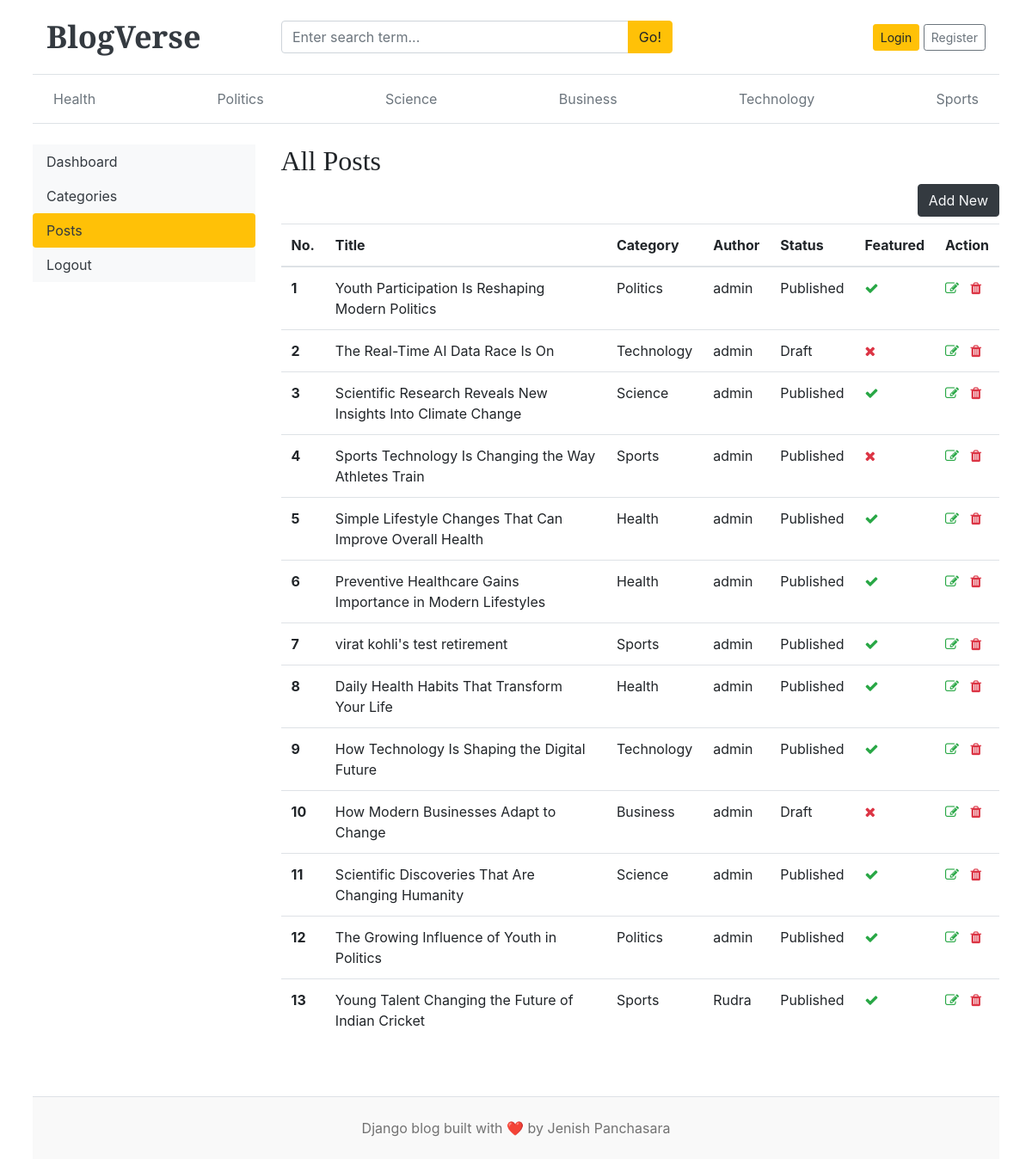
The app's page /dashboard/posts/ with its own data.
### app/models.py (models this page shows, shortened)
class Category(models.Model):
    category_name = models.CharField(max_length=50,unique=True)
    created_at = models.DateTimeField(auto_now_add=True)
    updated_at = models.DateTimeField(auto_now=True)
    class Meta:
        verbose_name_plural = 'categories'
    def __str__(self):
        return self.category_name

class Blog(models.Model):
    title = models.CharField(max_length=100)
    slug = models.SlugField(max_length=150,unique=True, blank=True)
    category = models.ForeignKey(Category,on_delete=models.CASCADE)
    author = models.ForeignKey(User, on_delete=models.CASCADE)
    featured_image = models.ImageField(upload_to='uploads/%Y/%m/%d')
    short_description = models.TextField(max_length=500)
    blog_body = models.TextField(max_length=3000)
    status = models.IntegerField(choices=STATUS_CHOICES, default=0)
    is_featured = models.BooleanField(default=False)
    created_at = models.DateTimeField(auto_now_add=True)
    updated_at = models.DateTimeField(auto_now=True)

### dashboards/views.py (the view)
# urls.py: path('posts/', views.posts , name='posts'),
def posts(request):
    posts = Blog.objects.all()
    context = {
        'posts': posts,
    }
    return render(request, 'dashboard/posts.html', context)

### app/context_processors.py (called while the page is built)
def get_categories(request):
    categories = Category.objects.all().order_by('-created_at')
    return dict(categories=categories)

def get_social_links(request):
    social_links = SocialLinks.objects.all()
    return dict(social_links=social_links)

### templates/dashboard/posts.html (shortened to what this page needs)
{% extends "base.html" %}
{% block content %}
<div class="row">
    {% include "dashboard/sidebar.html" %}
      <div class="col-md-9">
        <h2>All Posts</h2>
        <a href="{% url 'add_post' %}" class="btn btn-dark text-light float float-right mb-2">Add New</a>
        <table class="table table-hover">
        <thead>
            <th>No.</th>
            <th>Title</th>
            <th>Category </th>
            <th>Author</th>
            <th>Status</th>
            <th>Featured</th>
            <th>Action</th>
        </thead>
        <tbody>
        {% for post in posts %}
            <tr>
                <th>{{ forloop.counter}}</th>
                <td>{{ post.title }}</td>
                <td>{{ post.category}}</td>
                <td>{{ post.author }}</td>
                <td>{{ post.get_status_display }}</td>
                <td>{% if post.is_featured %}<i class="fa fa-check text-success"></i>{% else %}<i class="fa fa-times text-danger"></i>{% endif %}</td>
                <td>
                    <a href="{% url 'edit_post' post.id %}"><i class="fa fa-edit text-success"></i></a>
                    <a href="{% url 'delete_post' post.id %}"><i class="fa fa-trash text-danger"></i></a>
                </td>
            </tr>
        {% endfor %}
        </tbody>
        </table>
      </div>
</div>
{% endblock %}

### templates/base.html (shortened to what this page needs)
{% load static %}
<!DOCTYPE html>
<html lang="en">
  <head>
    <link
      href="https://getbootstrap.com/docs/4.0/dist/css/bootstrap.min.css"
      rel="stylesheet"
    />
    <link href="{% static 'css/blog.css' %}" rel="stylesheet" />
    <link rel="stylesheet" href="https://cdnjs.cloudflare.com/ajax/libs/font-awesome/4.7.0/css/font-awesome.min.css">
  </head>
  <body>
    <div class="container px-3 px-md-4 px-lg-2">
      <header class="blog-header px-3 py-3 border-bottom bg-white">
        <div class="row align-items-center no-gutters">
          <div class="col-md-3">
            <a class="blog-header-logo text-dark font-weight-bold" href="/">
              BlogVerse
            </a>
          </div>
          <div class="col-md-5">
            <form action="{% url 'search' %}" method="GET">
              <div class="input-group">
                <input
                  class="form-control"
                  type="text"
                  name="keyword"
                  placeholder="Enter search term..."
                  value = {{ keyword }}
                >
                <div class="input-group-append">
                  <button class="btn btn-warning" type="submit">Go!</button>
                </div>
              </div>
            </form>
          </div>
          <div class="col-4 d-flex justify-content-end align-items-center">
              {% if not user.is_authenticated %}
                  <a class="btn btn-sm btn-warning" href="{% url 'login' %}">Login</a> &nbsp;
                  <a class="btn btn-sm btn-outline-secondary" href="{% url 'register' %}">Register</a>
              {% endif %}
          </div>
      </header>
      <div class="nav-scroller px-3 py-2 mb-4 border-bottom">
        <nav class="nav d-flex justify-content-between">
          {% for cat in categories %}
            <a
              class="p-2 text-muted"
              href="{% url 'posts_by_category' cat.id %}"
            >
              {{ cat.category_name }}
            </a>
          {% endfor %}
        </nav>
      </div>
      {% block content %}
      {% endblock %}
      <footer class="blog-footer text-center py-4 mt-5 border-top">
        <p class="mb-0">
          Django blog built with ❤️ by
          <span>Jenish Panchasara</span>
        </p>
      </footer>
    </div>
  </body>
</html>

### blog_main/static/css/blog.css (style rules this page uses)
.blog-header { border-bottom: 1px solid #e5e5e5; }
.blog-header-logo { font-family: "Playfair Display", Georgia, "Times New Roman", serif; font-size: 2.25rem; }
h1, h2, h3, h4, h5, h6 { font-family: "Playfair Display", Georgia, "Times New Roman", serif; }
.blog-footer { padding: 2.5rem 0; color: #727272; text-align: center; background-color: #f9f9f9; border-top: .05rem solid #e5e5e5; }
.blog-footer p:last-child { margin-bottom: 0; }

### records on screen
Category: category_name "Health"
Category: category_name "Politics"
Category: category_name "Science"
Category: category_name "Business"
Category: category_name "Technology"
Category: category_name "Sports"
Blog: title "Youth Participation Is Reshaping Modern Politics", category "Politics", author "admin", status "Published", is_featured True (drawn)
Blog: title "The Real-Time AI Data Race Is On", category "Technology", author "admin", status "Draft", is_featured False (drawn)
Blog: title "Scientific Research Reveals New Insights Into Climate Change", category "Science", author "admin", status "Published", is_featured True (drawn)
Blog: title "Sports Technology Is Changing the Way Athletes Train", category "Sports", author "admin", status "Published", is_featured False (drawn)
Blog: title "Simple Lifestyle Changes That Can Improve Overall Health", category "Health", author "admin", status "Published", is_featured True (drawn)
Blog: title "Preventive Healthcare Gains Importance in Modern Lifestyles", category "Health", author "admin", status "Published", is_featured True (drawn)
Blog: title "virat kohli's test retirement", category "Sports", author "admin", status "Published", is_featured True (drawn)
Blog: title "Daily Health Habits That Transform Your Life", category "Health", author "admin", status "Published", is_featured True (drawn)
Blog: title "How Technology Is Shaping the Digital Future", category "Technology", author "admin", status "Published", is_featured True (drawn)
Blog: title "How Modern Businesses Adapt to Change", category "Business", author "admin", status "Draft", is_featured False (drawn)
Blog: title "Scientific Discoveries That Are Changing Humanity", category "Science", author "admin", status "Published", is_featured True (drawn)
Blog: title "The Growing Influence of Youth in Politics", category "Politics", author "admin", status "Published", is_featured True (drawn)
Blog: title "Young Talent Changing the Future of Indian Cricket", category "Sports", author "Rudra", status "Published", is_featured True (drawn)
